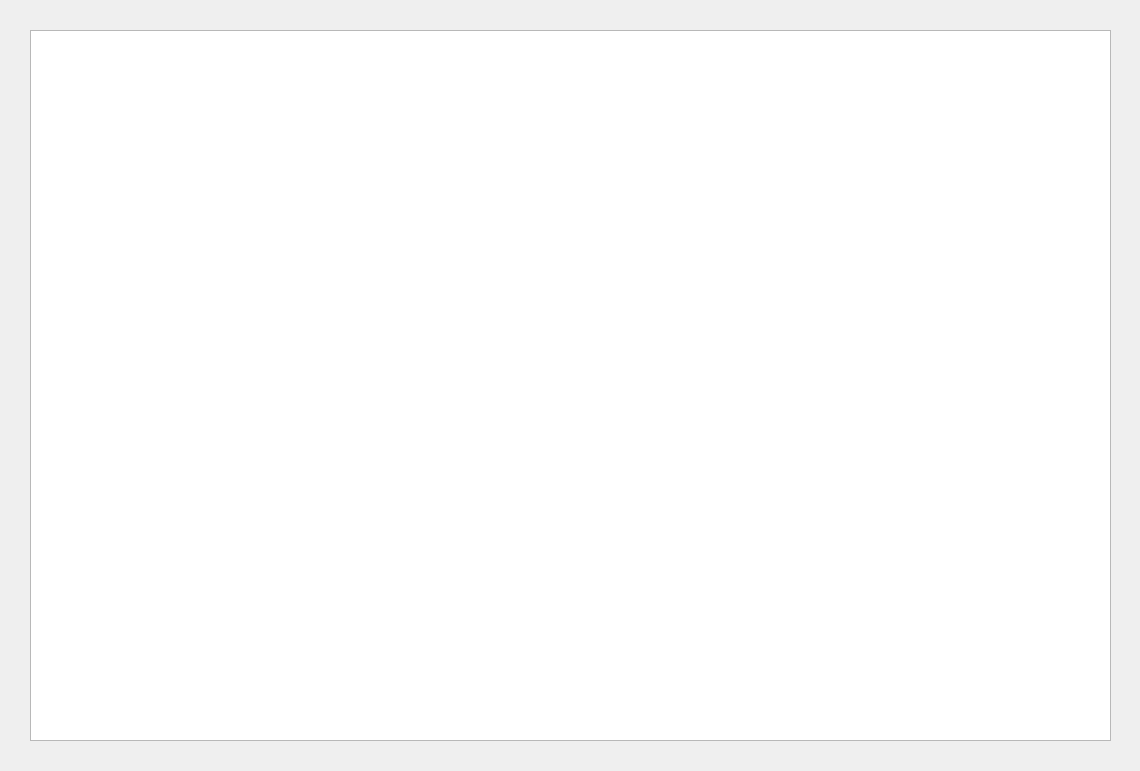
<?xml version="1.0" encoding="UTF-8"?>
<ui version="4.0">
 <class>MainWindow</class>
 <widget class="QMainWindow" name="MainWindow">
  <property name="geometry">
   <rect>
    <x>0</x>
    <y>0</y>
    <width>1140</width>
    <height>771</height>
   </rect>
  </property>
  <property name="windowTitle">
   <string>MainWindow</string>
  </property>
  <widget class="QWidget" name="centralwidget">
   <property name="styleSheet">
    <string notr="true">#centralwidget{background-image: url(:/mainBackground/1.jpg);}</string>
   </property>
   <widget class="QListWidget" name="listWidget">
    <property name="geometry">
     <rect>
      <x>30</x>
      <y>30</y>
      <width>1081</width>
      <height>711</height>
     </rect>
    </property>
    <property name="iconSize">
     <size>
      <width>300</width>
      <height>300</height>
     </size>
    </property>
    <property name="verticalScrollMode">
     <enum>QAbstractItemView::ScrollPerItem</enum>
    </property>
    <property name="horizontalScrollMode">
     <enum>QAbstractItemView::ScrollPerItem</enum>
    </property>
    <property name="viewMode">
     <enum>QListView::IconMode</enum>
    </property>
    <item>
     <property name="text">
      <string/>
     </property>
     <property name="icon">
      <iconset resource="src/resources.qrc">
       <normaloff>:/mainBackground/7.png</normaloff>:/mainBackground/7.png</iconset>
     </property>
    </item>
    <item>
     <property name="text">
      <string/>
     </property>
     <property name="icon">
      <iconset resource="src/resources.qrc">
       <normaloff>:/mainBackground/7.png</normaloff>:/mainBackground/7.png</iconset>
     </property>
    </item>
    <item>
     <property name="text">
      <string/>
     </property>
     <property name="icon">
      <iconset resource="src/resources.qrc">
       <normaloff>:/mainBackground/7.png</normaloff>:/mainBackground/7.png</iconset>
     </property>
    </item>
    <item>
     <property name="text">
      <string/>
     </property>
     <property name="icon">
      <iconset resource="src/resources.qrc">
       <normaloff>:/mainBackground/7.png</normaloff>:/mainBackground/7.png</iconset>
     </property>
    </item>
    <item>
     <property name="text">
      <string/>
     </property>
     <property name="icon">
      <iconset resource="src/resources.qrc">
       <normaloff>:/mainBackground/7.png</normaloff>:/mainBackground/7.png</iconset>
     </property>
    </item>
   </widget>
  </widget>
 </widget>
 <resources>
  <include location="src/resources.qrc"/>
 </resources>
 <connections/>
</ui>
